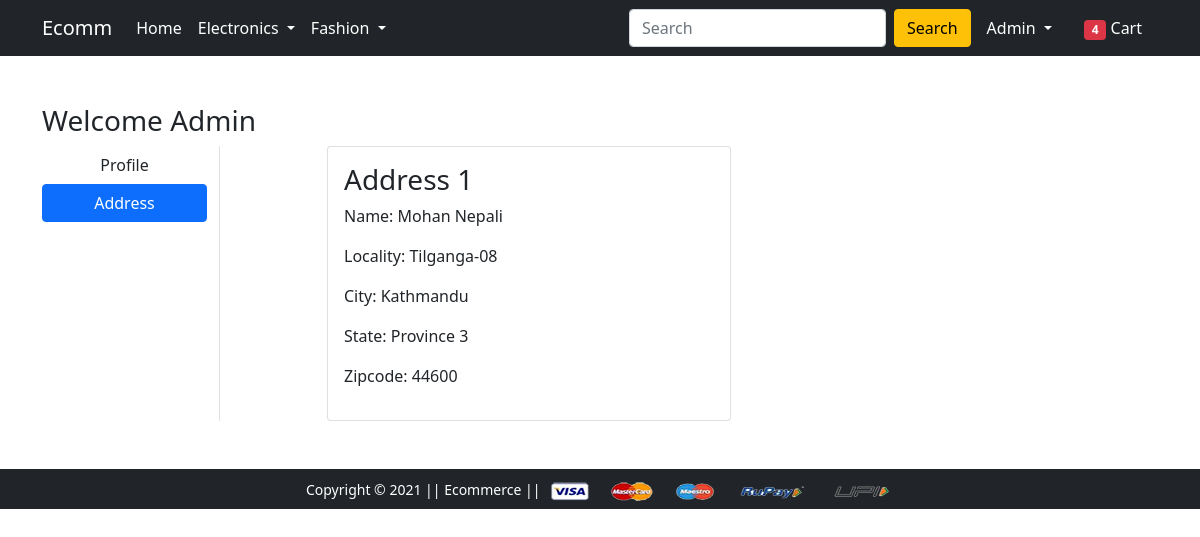
The page /address/ (signed in) on the database its author committed.
### app/models.py (models this page shows, shortened)
class Customer(models.Model):
    user = models.ForeignKey(User, on_delete=models.CASCADE)
    name = models.CharField(max_length=200)
    locality = models.CharField(max_length=200)
    city = models.CharField(max_length=200)
    zipcode = models.IntegerField()
    state = models.CharField(choices=STATE_CHOICES, max_length=50)

### app/views.py (the view)
# urls.py: path('address/', views.address, name='address'),
def address(request):
    add = Customer.objects.filter(user=request.user)
    return render(request, 'app/address.html', {'add': add})

### app/templates/app/address.html (shortened to what this page needs)
{% extends 'app/base.html' %}
{% load static %}
{% block main-content %}
<div class="container my-5">
 <div class="row">
 <h3>Welcome {{request.user.username|capfirst}}</h3>
  <div class="col-sm-2 border-end">
   <ul class="list-unstyled">
    <li class="d-grid"><a href="{% url 'profile' %}" class="btn">Profile</a></li>
    <li class="d-grid"><a href="{% url 'address' %}" class="btn btn-primary">Address</a></li>
   </ul>
  </div>
  <div class="col-sm-9 offset-sm-1">
   <div class="row">
       {% for a in add %}
    <div class="col-sm-6">
     <div class="card">
      <div class="card-body">
       <h3>Address {{forloop.counter}}</h3>
       <p>Name: {{a.name}}</p>
       <p>Locality: {{a.locality}}</p>
       <p>City: {{a.city}}</p>
       <p>State: {{a.state}}</p>
       <p>Zipcode: {{a.zipcode}}</p>
      </div>
     </div>
    </div>
        {% endfor %}
   </div>
  </div>
 </div>
</div>
{% endblock main-content %}

### app/templates/app/base.html (shortened to what this page needs)
<!DOCTYPE html>
{% load static %}
<html lang="en">
  <head>
    <link
      href="https://cdn.jsdelivr.net/npm/bootstrap@5.0.0-beta1/dist/css/bootstrap.min.css"
      rel="stylesheet"
    />
    <link rel="stylesheet" href="{% static 'app/css/owl.carousel.min.css' %}" />
    <link rel="stylesheet" href="{% static 'app/css/all.min.css' %}" />
    <link rel="stylesheet" href="{% static 'app/css/style.css' %}" />
  </head>
  <body>
    <nav class="navbar navbar-expand-lg navbar-dark bg-dark">
      <div class="container">
        <a class="navbar-brand" href="/">
          Ecomm</a
        >
        <div class="collapse navbar-collapse" id="navbarSupportedContent">
          <ul class="navbar-nav me-auto mb-2 mb-lg-0">
            <li class="nav-item">
              <a class="nav-link active" aria-current="page" href="/">Home</a>
            </li>
            <li class="nav-item dropdown">
              <a
                class="nav-link dropdown-toggle text-white"
                href="#"
                id="electronicsDropdown"
                role="button"
                data-bs-toggle="dropdown"
                aria-expanded="false"
              >
                Electronics
              </a>
            </li>
            <li class="nav-item dropdown">
              <a
                class="nav-link dropdown-toggle text-white"
                href="#"
                id="fashionDropdown"
                role="button"
                data-bs-toggle="dropdown"
                aria-expanded="false"
              >
                Fashion
              </a>
            </li>
          </ul>
          <form class="d-flex">
            <input
              class="form-control me-2"
              type="search"
              placeholder="Search"
              aria-label="Search"
            />
            <button class="btn btn-warning" type="submit">Search</button>
          </form>
          <div>
            <ul class="navbar-nav me-auto mb-2 mb-lg-0">
              {% if request.user.is_authenticated %}
              <li class="nav-item dropdown mx-2">
                <a
                  class="nav-link dropdown-toggle text-white"
                  href="#"
                  id="profileDropdown"
                  role="button"
                  data-bs-toggle="dropdown"
                  aria-expanded="false"
                >
                  {{request.user.username|capfirst}}
                </a>
              </li>
              <li class="nav-item mx-2">
                <a href="{% url 'showcart' %}" class="nav-link text-white"
                  ><span class="badge bg-danger">4</span> Cart
                </a>
              </li>
              {% endif %}
            </ul>
          </div>
        </div>
      </div>
    </nav>
     {% block main-content %} {% endblock main-content %}
    <footer class="container-fluid bg-dark text-center p-2 mt-5">
      <small class="text-white">Copyright &copy; 2021 || Ecommerce || </small>
      <img
        src="{% static 'app/images/payment.png' %}"
        alt=""
        srcset=""
        class="img-fluid"
        height="2px"
      />
    </footer>
  </body>
</html>

### rows shown on the page
Customer: name "Mohan Nepali", locality "Tilganga-08", city "Kathmandu", state "Province 3", zipcode "44600"

### other values the page prints
{{ request.user.username|capfirst }} "Admin"
